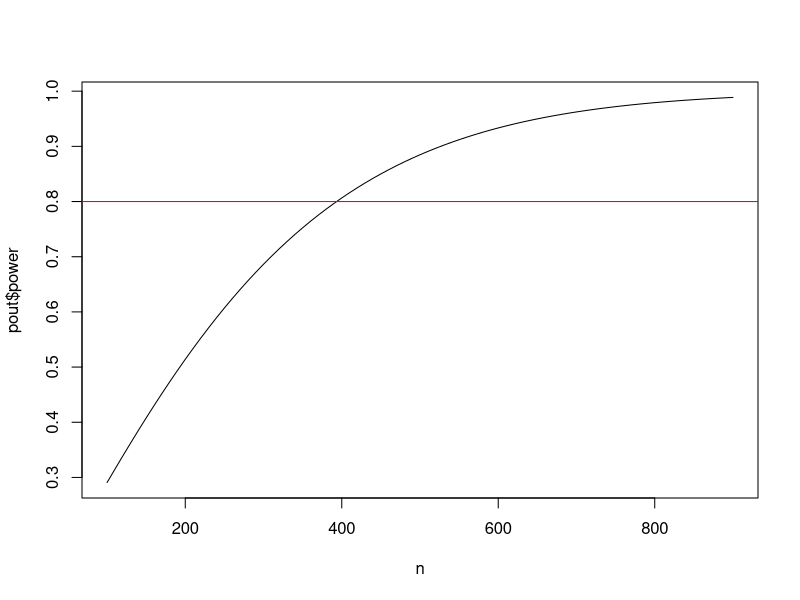

Generate this figure with R:
# Clay Ford
# Power and Sample Size Analysis
# Spring 2016
# UVa StatLab

# install.packages("pwr")
library(pwr)



# pwr.p.test --------------------------------------------------------------

# test for one proportion (ES=h) 

# When we want to test if a proportion is equal to some value. Notice the effect
# size is h. We can use ES.h to calculate effect size.

# This applies to our coin example. Say we think our coin is biased to show 
# heads 65% percent of the time instead of 50%. What sample size do we need to 
# show this assuming a significance level (Type I error) of 0.05 and a desired
# power of 0.80?

pwr.p.test(h = ES.h(p1 = 0.65, p2 = 0.50), sig.level = 0.05, power = 0.80)

# Our effect size is 65 - 50 = 15. But 85 - 70 = 15 as does 16 - 1. These are 
# equal differences but they result in different power and sample size results.
# Hence the need to calculate an effect size.

# Notice the different effect sizes:
ES.h(p1 = 0.65, p2 = 0.50)
ES.h(p1 = 0.85, p2 = 0.70)
ES.h(p1 = 0.16, p2 = 0.01)

# The effect size is an arcsine transformation:
ES.h(p1 = 0.65, p2 = 0.50)
2*asin(sqrt(0.65))-2*asin(sqrt(0.50))

# Say we think our coin is biased to show heads 60% percent of the time instead 
# of 50%. What is the power of our test if we flip the coin 125 times provided
# we accept a significance level (Type I error) of 0.05?

pwr.p.test(h = ES.h(p1 = 0.60, p2 = 0.50), n = 125, sig.level = 0.05)

# Notice the default is a "two.sided" test. Our test is more powerful if we're 
# willing to believe the alternative is "greater" than .50 rather than "not
# equal" to .50

pwr.p.test(h = ES.h(p1 = 0.60, p2 = 0.50), n = 125, sig.level = 0.05, 
           alternative = "greater")

# Say we think our coin is biased to show heads 55% percent of the time instead
# of 50%. What sample size do we need to show this assuming a significance level
# (Type I error) of 0.05 and a desired power of 0.80?
pwr.p.test(h = ES.h(p1 = 0.55, p2 = 0.50), sig.level = 0.05, power = 0.80)



# pwr.2p.test -------------------------------------------------------------

# test for two proportions (ES=h) 

# We want to test if two proportions are equal. To use this function, we once
# again need to calculate effect size using ES.h().

# Let's say I randomly sample male and female UVa undergrad students and ask 
# them if they consume alcohol at least once a week. My null hypothesis is no 
# difference in the proportion that answer yes. My alternative hypothesis is 
# that there is a difference. I'd like to detect a difference as small as 5%. 
# How many students do I need to sample in each group if we want 80% power and
# 5% Type 1 error?

# 55% vs. 50%
pwr.2p.test(h = ES.h(p1 = 0.55, 0.50), sig.level = 0.05, power = .80)
# 35% vs. 30%
pwr.2p.test(h = ES.h(p1 = 0.35, 0.30), sig.level = 0.05, power = .80)

# Sample size is per group. Always round sample size up.

# Base R has a function called power.prop.test that allows you to use the raw
# proportions in the function.
power.prop.test(p1 = 0.55, p2 = 0.50, sig.level = 0.05, power = .80)
power.prop.test(p1 = 0.35, p2 = 0.30, sig.level = 0.05, power = .80)



# pwr.2p2n.test -----------------------------------------------------------

# test for two proportions (ES=h, unequal sample sizes) 

# This function allows us to calculate power when we have unequal sample sizes. 
# We can also use it to find a sample size for one group when we already have
# data for another.

# Let's return to our undergraduate survey of alcohol consumption. It turns out 
# we were able to survey 543 males and 675 females. What's the power of our
# test?

# Before we answer, let's revisit effect size. I honestly have no idea if there 
# would be a difference, or if there was, how big that difference would be.
# Let's say we're interested in being able to detect a "small" effect size.

cohen.ES(test = "p", size = "small") # 0.2
pwr.2p2n.test(h = 0.2, n1 = 543, n2 = 675, sig.level = 0.05)

# Let's say I previously surveyed 763 females and found that p% said they 
# consumed alcohol once a week. I'd like to survey some males and see if a 
# significantly different proportion respond yes. How many do I need to sample 
# to detect a small effect size in either direction with 80% power and a
# significance level of 0.05?

pwr.2p2n.test(h = 0.2, n1 = 763, power = 0.8, sig.level = 0.05)



# pwr.t.test --------------------------------------------------------------

# one sample and two samples (equal sizes) t tests for means (ES=d) 

# There is no function for effect size d. We have to calculate this ourselves. 
# It is simply the difference in population means divided by the standard 
# deviation of either population (since they are assumed equal). This is
# sometimes called "Cohen's d".

# d = mean_1 - mean_2 / sd

# The cohen.ES function can return small, medium and large d values, which are
# 0.2, 0.5 and 0.8:
cohen.ES(test = "t", size = "small")
cohen.ES(test = "t", size = "medium")
cohen.ES(test = "t", size = "large")

# I'm interested to know if there is a difference in the mean price of what male
# and female students pay at the library coffee shop. Let's say I randomly 
# observe 30 male and 30 female students check out from the coffee shop and note
# their total purchase price. How powerful is this experiment if I want to
# detect a "small" effect?

pwr.t.test(n = 30, d = 0.2, sig.level = 0.05)

# Not very powerful. How many do I need to observe for a test with 80% power?

pwr.t.test(d = 0.2, power = 0.80, sig.level = 0.05)

# Let's say we want to be able to detect a difference of at least 75 cents in 
# the mean purchase price. How can we convert that to an effect size? First we 
# need to make a guess at the population standard deviation. If we have 
# absolutely no idea, one rule of thumb is to take the difference between the 
# maximum and minimum values and divide by 4. Let's max is 10 and min is 1. So
# our guess at a standard deviation is 9/4 = 2.25. Therefore d is 

d <- 0.75/2.25
pwr.t.test(d = d, power = 0.80, sig.level = 0.05)

# If you don't like working with d, you can use the power.t.test function that 
# comes with base R. It allows you to specify "delta" (true difference in means)
# and "sd" (standard deviation):

power.t.test(delta = 0.75, sd = 2.25, sig.level = 0.05, power = 0.8)

# For any of the pwr functions we can provide multiple sample size values to get
# multiple power estimates. For example, let's see how power changes as we let n
# go from 100 to 300 by 25.

pwr.t.test(n = seq(100,300,25), d = 0.2, sig.level = 0.05)

# We can save this output and graph:
n <- seq(100,900,10)
pout <- pwr.t.test(n = n, d = 0.2, sig.level = 0.05)
plot(x = n, y = pout$power, type = "l")
abline(h = 0.8, col="red")



# pwr.t2n.test ------------------------------------------------------------


# two samples (different sizes) t test for means (ES=d) 



# pwr.anova.test ----------------------------------------------------------


# test for one-way balanced anova (ES=f) 


# pwr.r.test --------------------------------------------------------------


# correlation test (ES=r) 


# pwr.f2.test -------------------------------------------------------------


# test for the general linear model (ES=f2) 
